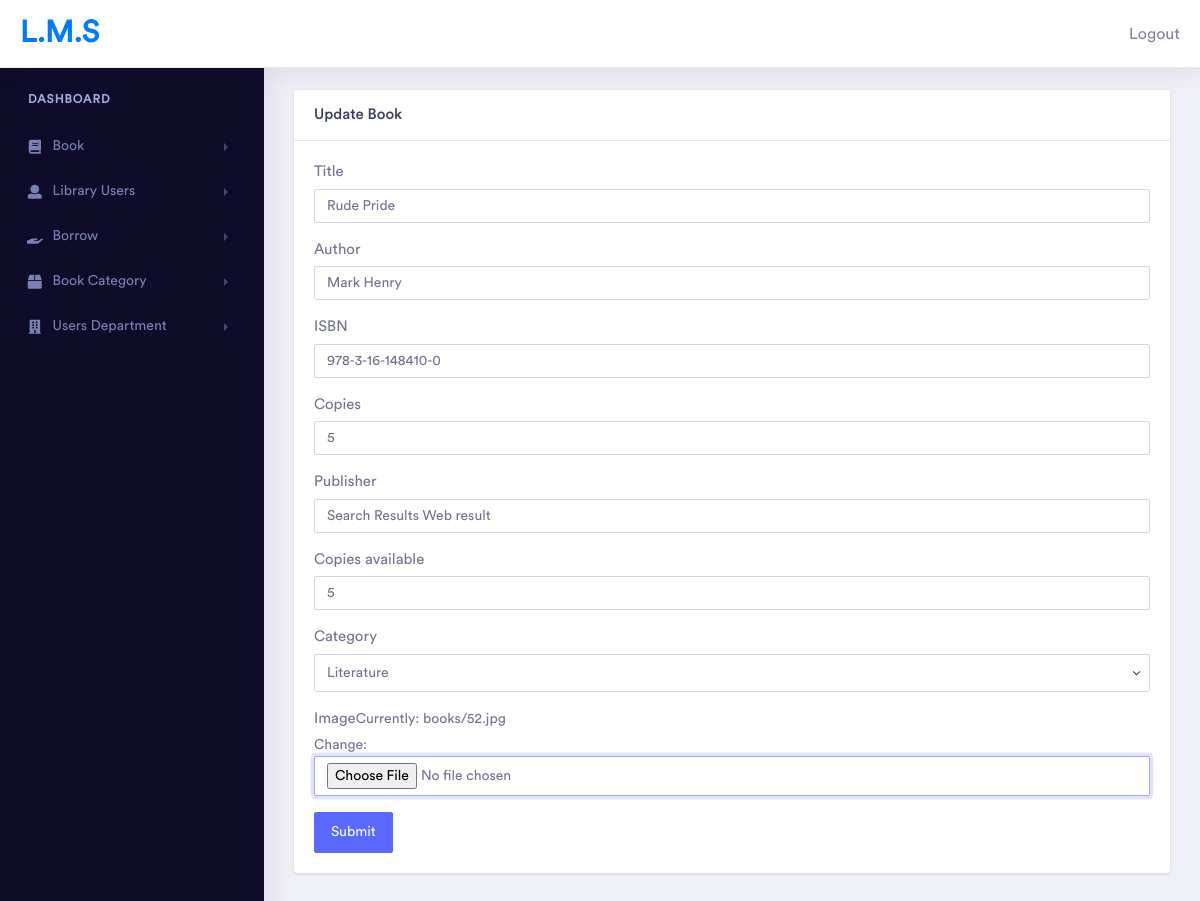
Screenshot of /dashboard/book/update/1 (signed in) with the database file from the repository.
### core/models.py (models this page shows, shortened)
class Book(models.Model):
    title = models.CharField(max_length=25)
    author = models.CharField(max_length=25)
    ISBN = models.CharField(max_length=25)
    copies = models.IntegerField()
    publisher = models.CharField(max_length=25)
    copies_available = models.IntegerField()
    category = models.ForeignKey(
        BookCategory, on_delete=models.CASCADE, related_name='books')
    date_added = models.DateTimeField(auto_now=True)
    image = models.ImageField(upload_to='books')

class BookCategory(models.Model):
    title = models.CharField(max_length=25)
    def __str__(self):
        return self.title

### core/views.py (the view)
class BookUpdateView(LoginRequiredMixin, UpdateView):
    model = Book
    template_name = 'dashboard/book/update.html'
    success_url = reverse_lazy('core:home')
    fields = ['title', 'author', 'ISBN', 'copies',
              'publisher', 'copies_available', 'category', 'image']

### core/templates/dashboard/book/update.html (shortened to what this page needs)
{% extends 'dashboard/base.html' %}
{% load bootstrap4 %}
{% block content %}
<div class="card">
    <h5 class="card-header">Update Book</h5>
    <div class="card-body">
        <form method="post" class="form" , enctype="multipart/form-data">
            {% bootstrap_form form %}
            {% buttons %}
            <button type="submit" class="btn btn-primary">
                Submit
            </button>
            {% endbuttons %}
        </form>
    </div>
</div>
{% endblock content %}

### rows the page displays
Book: title "Rude Pride", author "Mark Henry", ISBN "978-3-16-148410-0", copies "5", publisher "Search Results Web result", copies_available "5", category "Literature"
